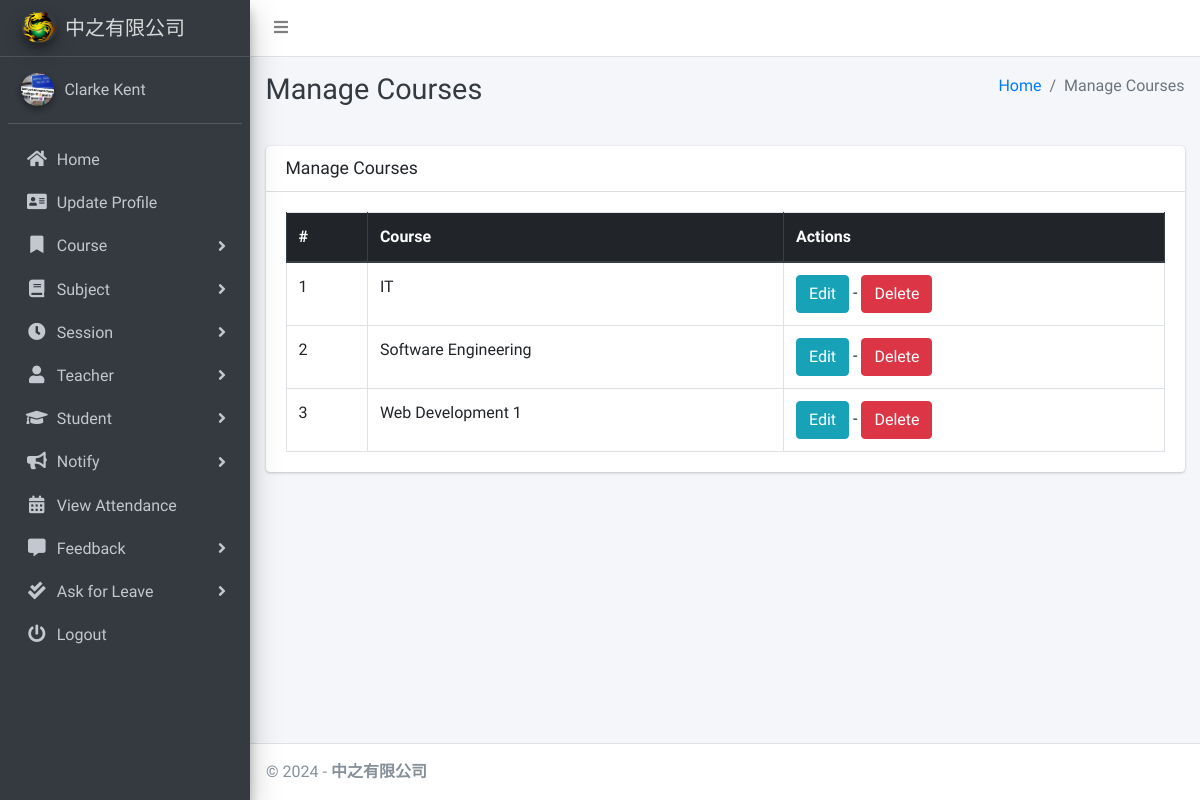
/course/manage/ (signed in), run on the app's committed database.
### main_app/models.py (models this page shows, shortened)
class Course(models.Model):
    name = models.CharField(max_length=120)
    created_at = models.DateTimeField(auto_now_add=True)
    updated_at = models.DateTimeField(auto_now=True)

### main_app/hod_views.py (the view)
# urls.py: path("course/manage/", hod_views.manage_course, name='manage_course'),
def manage_course(request):
    courses = Course.objects.all()
    context = {
        'courses': courses,
        'page_title': 'Manage Courses'
    }
    return render(request, "hod_template/manage_course.html", context)

### main_app/models.py (called while the page is built)
    def __str__(self):
        return self.last_name + ", " + self.first_name

### main_app/templates/hod_template/manage_course.html
{% extends 'main_app/base.html' %}
{% load static %}
{% block page_title %}{{page_title}}{% endblock page_title %}
{% block content %}
<section class="content">
    <div class="container-fluid">
        <div class="row">
            <div class="col-md-12">
                <div class="card">
                    <div class="card-header">
                        <h3 class="card-title">{{page_title}}</h3>
                    </div>
                    <div class="card-body">
                        <table id="example2" class="table table-bordered table-hover">
                            <thead class="thead-dark">
                                <tr>
                                    <th>#</th>
                                    <th>Course</th>
                                    <th>Actions</th>
                                </tr>
                            </thead>
                            <tbody>
                                {% for course in courses %}
                                <tr>
                                    <td>{{ forloop.counter }}</td>
                                    <td>{{course.name}}</td>
                                    <td>
                                        <a href="{% url 'edit_course' course.id %}" class="btn btn-info">Edit</a> -
                                        <a href="{% url 'delete_course' course.id %}" onclick="return confirm('Are you sure you want to delete this course ?')" class="btn btn-danger">Delete</a>
                                    </td>
                                </tr>
                                {% endfor %}
                            </tbody>
                        </table>
                    </div>
                </div>
            </div>
        </div>
    </div>
</section>
{% endblock content %}

### data on the page
Course: name "IT"
Course: name "Software Engineering"
Course: name "Web Development 1"

### other printed values
{{ page_title }} "Manage Courses"
